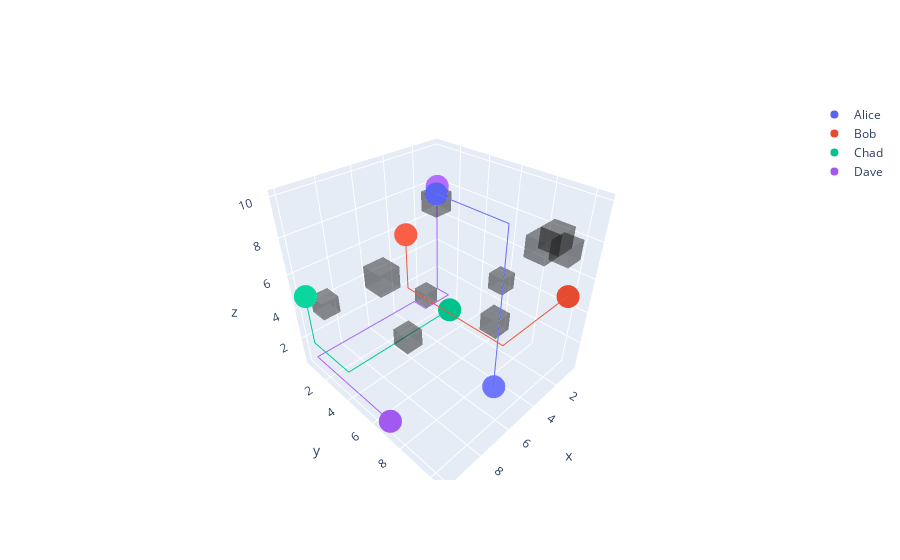

Notebook cell for this chart:
### Code cell
out[0]

### Figure 1 — Plotly figure (JSON) as saved in the notebook; plotly's stock layout.template omitted (floating-point values rounded to 4 significant figures)
{"data": [{"alphahull": 1, "color": "rgba(25,25,25,0.3)", "flatshading": true, "lighting": {"diffuse": 0.1, "roughness": 0.5, "specular": 2}, "type": "mesh3d", "x": [6.5, 6.5, 7.5, 7.5, 6.5, 6.5, 7.5, 7.5], "y": [4.5, 4.5, 4.5, 4.5, 5.5, 5.5, 5.5, 5.5], "z": [2.5, 3.5, 2.5, 3.5, 2.5, 3.5, 2.5, 3.5]}, {"alphahull": 1, "color": "rgba(25,25,25,0.3)", "flatshading": true, "lighting": {"diffuse": 0.1, "roughness": 0.5, "specular": 2}, "type": "mesh3d", "x": [8.5, 8.5, 9.5, 9.5, 8.5, 8.5, 9.5, 9.5], "y": [5.5, 5.5, 5.5, 5.5, 6.5, 6.5, 6.5, 6.5], "z": [7.5, 8.5, 7.5, 8.5, 7.5, 8.5, 7.5, 8.5]}, {"alphahull": 1, "color": "rgba(25,25,25,0.3)", "flatshading": true, "lighting": {"diffuse": 0.1, "roughness": 0.5, "specular": 2}, "type": "mesh3d", "x": [3.5, 3.5, 4.5, 4.5, 3.5, 3.5, 4.5, 4.5], "y": [3.5, 3.5, 3.5, 3.5, 4.5, 4.5, 4.5, 4.5], "z": [8.5, 9.5, 8.5, 9.5, 8.5, 9.5, 8.5, 9.5]}, {"alphahull": 1, "color": "rgba(25,25,25,0.3)", "flatshading": true, "lighting": {"diffuse": 0.1, "roughness": 0.5, "specular": 2}, "type": "mesh3d", "x": [3.5, 3.5, 4.5, 4.5, 3.5, 3.5, 4.5, 4.5], "y": [9.5, 9.5, 9.5, 9.5, 10.5, 10.5, 10.5, 10.5], "z": [8.5, 9.5, 8.5, 9.5, 8.5, 9.5, 8.5, 9.5]}, {"alphahull": 1, "color": "rgba(25,25,25,0.3)", "flatshading": true, "lighting": {"diffuse": 0.1, "roughness": 0.5, "specular": 2}, "type": "mesh3d", "x": [1.5, 1.5, 2.5, 2.5, 1.5, 1.5, 2.5, 2.5], "y": [9.5, 9.5, 9.5, 9.5, 10.5, 10.5, 10.5, 10.5], "z": [7.5, 8.5, 7.5, 8.5, 7.5, 8.5, 7.5, 8.5]}, {"alphahull": 1, "color": "rgba(25,25,25,0.3)", "flatshading": true, "lighting": {"diffuse": 0.1, "roughness": 0.5, "specular": 2}, "type": "mesh3d", "x": [3.5, 3.5, 4.5, 4.5, 3.5, 3.5, 4.5, 4.5], "y": [7.5, 7.5, 7.5, 7.5, 8.5, 8.5, 8.5, 8.5], "z": [3.5, 4.5, 3.5, 4.5, 3.5, 4.5, 3.5, 4.5]}, {"alphahull": 1, "color": "rgba(25,25,25,0.3)", "flatshading": true, "lighting": {"diffuse": 0.1, "roughness": 0.5, "specular": 2}, "type": "mesh3d", "x": [2.5, 2.5, 3.5, 3.5, 2.5, 2.5, 3.5, 3.5], "y": [9.5, 9.5, 9.5, 9.5, 10.5, 10.5, 10.5, 10.5], "z": [8.5, 9.5, 8.5, 9.5, 8.5, 9.5, 8.5, 9.5]}, {"alphahull": 1, "color": "rgba(25,25,25,0.3)", "flatshading": true, "lighting": {"diffuse": 0.1, "roughness": 0.5, "specular": 2}, "type": "mesh3d", "x": [8.5, 8.5, 9.5, 9.5, 8.5, 8.5, 9.5, 9.5], "y": [0.5, 0.5, 0.5, 0.5, 1.5, 1.5, 1.5, 1.5], "z": [3.5, 4.5, 3.5, 4.5, 3.5, 4.5, 3.5, 4.5]}, {"alphahull": 1, "color": "rgba(25,25,25,0.3)", "flatshading": true, "lighting": {"diffuse": 0.1, "roughness": 0.5, "specular": 2}, "type": "mesh3d", "x": [1.5, 1.5, 2.5, 2.5, 1.5, 1.5, 2.5, 2.5], "y": [0.5, 0.5, 0.5, 0.5, 1.5, 1.5, 1.5, 1.5], "z": [0.5, 1.5, 0.5, 1.5, 0.5, 1.5, 0.5, 1.5]}, {"alphahull": 1, "color": "rgba(25,25,25,0.3)", "flatshading": true, "lighting": {"diffuse": 0.1, "roughness": 0.5, "specular": 2}, "type": "mesh3d", "x": [0.5, 0.5, 1.5, 1.5, 0.5, 0.5, 1.5, 1.5], "y": [5.5, 5.5, 5.5, 5.5, 6.5, 6.5, 6.5, 6.5], "z": [3.5, 4.5, 3.5, 4.5, 3.5, 4.5, 3.5, 4.5]}, {"marker": {"color": "rgba(89.0,100.0,240.0,1)"}, "mode": "markers", "name": "Alice", "type": "scatter3d", "x": [5], "y": [5], "z": [10]}, {"line": {"color": "rgba(99.0,110.0,250.0,1)"}, "mode": "lines", "showlegend": false, "type": "scatter3d", "x": [5, 5, 5, 5, 5, 5, 5, 5, 5, 5, 5, 5, 5, 5, 5, 5], "y": [5, 5, 6, 7, 8, 9, 9, 9, 9, 9, 9, 9, 9, 9, 9, 9], "z": [10, 10, 10, 10, 10, 10, 9, 8, 7, 6, 5, 4, 3, 2, 1, 1]}, {"marker": {"color": "rgba(109.0,120.0,255,1)"}, "mode": "markers", "showlegend": false, "type": "scatter3d", "x": [5], "y": [9], "z": [1]}, {"marker": {"color": "rgba(229.0,75.0,49.0,1)"}, "mode": "markers", "name": "Bob", "type": "scatter3d", "x": [1], "y": [10], "z": [5]}, {"line": {"color": "rgba(239.0,85.0,59.0,1)"}, "mode": "lines", "showlegend": false, "type": "scatter3d", "x": [1, 1, 2, 3, 4, 5, 6, 6, 6, 6, 6, 6, 6, 6, 6, 6, 6], "y": [10, 10, 10, 10, 10, 10, 10, 9, 8, 7, 6, 5, 4, 4, 4, 4, 4], "z": [5, 5, 5, 5, 5, 5, 5, 5, 5, 5, 5, 5, 5, 6, 7, 8, 8]}, {"marker": {"color": "rgba(249.0,95.0,69.0,1)"}, "mode": "markers", "showlegend": false, "type": "scatter3d", "x": [6], "y": [4], "z": [8]}, {"marker": {"color": "rgba(0,194.0,140.0,1)"}, "mode": "markers", "name": "Chad", "type": "scatter3d", "x": [3], "y": [4], "z": [2]}, {"line": {"color": "rgba(0.0,204.0,150.0,1)"}, "mode": "lines", "showlegend": false, "type": "scatter3d", "x": [3, 3, 4, 5, 6, 7, 8, 9, 10, 10, 10, 10, 10, 10, 10, 10], "y": [4, 4, 4, 4, 4, 4, 4, 4, 4, 3, 2, 1, 1, 1, 1, 1], "z": [2, 2, 2, 2, 2, 2, 2, 2, 2, 2, 2, 2, 3, 4, 5, 5]}, {"marker": {"color": "rgba(10.0,214.0,160.0,1)"}, "mode": "markers", "showlegend": false, "type": "scatter3d", "x": [10], "y": [1], "z": [5]}, {"marker": {"color": "rgba(161.0,89.0,240.0,1)"}, "mode": "markers", "name": "Dave", "type": "scatter3d", "x": [10], "y": [7], "z": [1]}, {"line": {"color": "rgba(171.0,99.0,250.0,1)"}, "mode": "lines", "showlegend": false, "type": "scatter3d", "x": [10, 10, 10, 10, 10, 10, 10, 10, 9, 8, 7, 6, 5, 4, 3, 3, 2, 1, 1, 1, 1, 1, 1, 1, 1, 1, 1], "y": [7, 7, 6, 5, 4, 3, 2, 1, 1, 1, 1, 1, 1, 1, 1, 2, 2, 2, 1, 1, 1, 1, 1, 1, 1, 1, 1], "z": [1, 1, 1, 1, 1, 1, 1, 1, 1, 1, 1, 1, 1, 1, 1, 1, 1, 1, 1, 2, 3, 4, 5, 6, 7, 8, 8]}, {"marker": {"color": "rgba(181.0,109.0,255,1)"}, "mode": "markers", "showlegend": false, "type": "scatter3d", "x": [1], "y": [1], "z": [8]}], "layout": {}}
